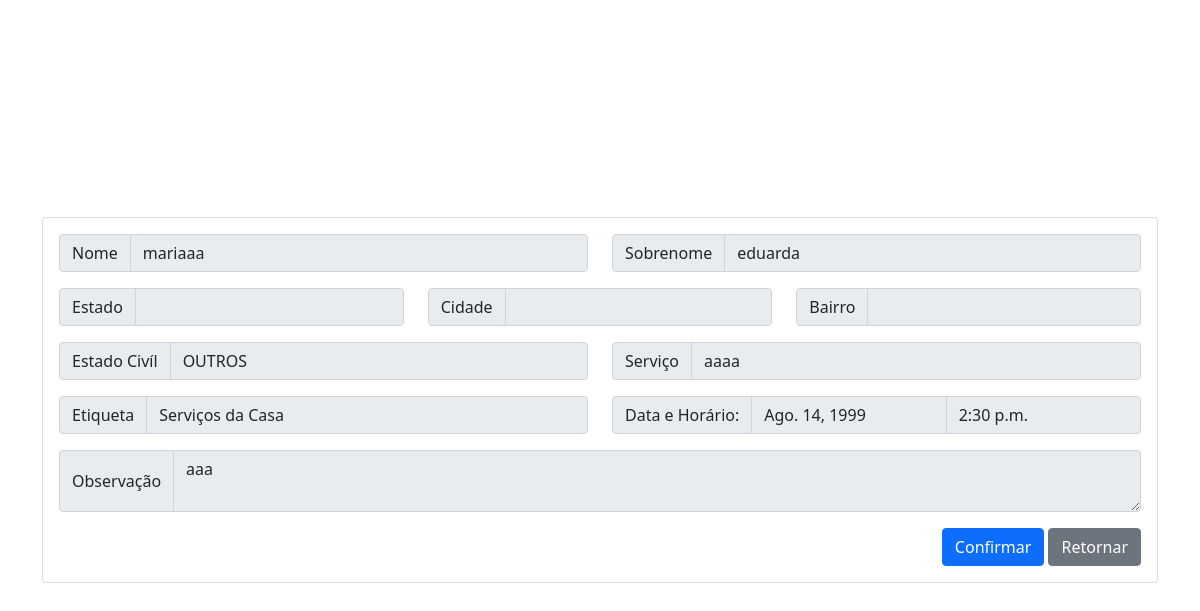
The app's page /servico/7, older data.
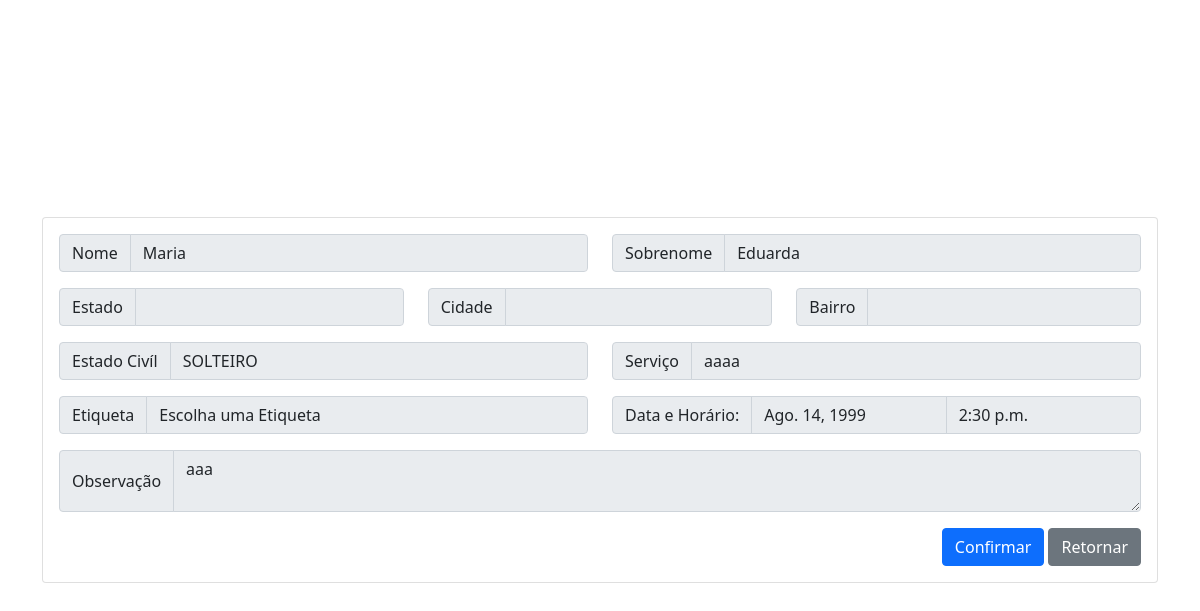
The same page, newer data.
### cadastro/models.py (models this page shows, shortened)
class Account(AbstractUser, PermissionsMixin):
    email = models.EmailField(verbose_name='email', max_length=60, unique=True)
    username = models.CharField(max_length=30)
    first_name = models.CharField(_('Nome'), max_length=150)
    last_name = models.CharField(_('Sobrenome'), max_length=150)
    estado = models.CharField(max_length=30, blank=True)
    cidade = models.CharField(max_length=50, blank=True)
    cep = models.CharField(verbose_name='CPF', max_length=10, blank=True)
    bairro = models.CharField(max_length=50, blank=True)
    rua = models.CharField(max_length=50, blank=True)
    numero_res = models.CharField(verbose_name='Número', max_length=6, blank=True)
    rg = models.CharField(verbose_name='RG',max_length=50, blank=True)
    cpf = models.CharField(verbose_name='CPF',max_length=50, blank=True)
    telefone = models.CharField(max_length=50, blank=True)
    estado_civil = models.CharField(max_length=10,
        choices=(
            ('', 'Estado Civíl'),
            ('CASADO', 'Casado(a)'),
            ('SOLTEIRO', 'Solteiro(a)'),
            ('DIVORCIADO', 'Divorciado(a)'),
            ('VIUVO', 'Viúvo(a)'),
            ('OUTROS', 'Outros')
        ), default=''
    )
    escolaridade = models.CharField(max_length=30, blank=True)
    sexo = models.CharField(max_length=10,
        choices=(
            ('', 'Sexo'),
            ('MASCULINO', 'Masculino'),
            ('FEMININO', 'Feminino')
        ), default=''
    )
    date_joined = models.DateTimeField(verbose_name='date joined', auto_now_add=True)
    last_login = models.DateTimeField(verbose_name='last login', auto_now=True)
    is_admin = models.BooleanField(default=False)
    is_active = models.BooleanField(default=True)
    is_staff = models.BooleanField(default=False)
    is_superuser = models.BooleanField(default=False)
    USERNAME_FIELD = 'email'
    REQUIRED_FIELDS = ['first_name', 'last_name']
    objects = MyAccountManager()

### servicos/models.py (models this page shows)
class ServicoSolicitado(models.Model):
    tags = (
        ('', 'Escolha uma Etiqueta'),
        ('1', 'Serviços da Casa'),
        ('2', 'Acompanhamento / Carona'),
        ('3', 'Compras'),
        ('4', 'Visita'),
        ('5', 'Diversos')
    )
    voluntario_id = models.ForeignKey(Voluntario, null=True, blank=True, on_delete=models.RESTRICT)
    idoso_id = models.ForeignKey(Idoso, on_delete=models.RESTRICT, blank=True)
    servsolicitado = models.CharField(verbose_name='Serviço', max_length=30)
    tagservico = models.CharField(verbose_name='Etiqueta', max_length=15, choices=tags, default='')
    data_compromisso = models.DateField(verbose_name='Data', null=False, blank=False)
    hora_compromisso = models.TimeField(verbose_name='Horário', null=False, blank=False)
    data_inicio = models.DateField(null=True, blank=True)
    data_fim = models.DateField(null=True, blank=True)
    hora_inicio = models.TimeField(null=True, blank=True)
    hora_fim = models.TimeField(null=True, blank=True)
    observacao = models.TextField(verbose_name='Observação', blank=True, null=False)
    confirmado = models.BooleanField(blank=True, null=True, default=False)

### voluntario_servicos/views.py (the view)
# urls.py: path('servico/<int:servico_id>', views.visualizar, name='visualizar')
def visualizar(request, servico_id):
    servico = get_object_or_404(ServicoSolicitado, pk=servico_id)
    idoso = Account.objects.filter(email=servico.idoso_id)[0]
    context = {
        'servico': servico,
        'user': idoso
    }
    if request.method == 'POST':
        voluntario = Voluntario.objects.get(pk=request.user.voluntario.id)
        servico.voluntario_id = voluntario
        servico.save(update_fields=['voluntario_id'])
        return redirect('index')
    return render(request, 'visualizar.html', context)

### cadastro/models.py (called while the page is built)
    def __str__(self):
        return self.idoso.email

### voluntario_servicos/templates/visualizar.html (shortened to what the changed rows need)
{% load static %}
<!DOCTYPE html>
<html lang="en">
<head>
    <link href="https://cdn.jsdelivr.net/npm/bootstrap@5.1.3/dist/css/bootstrap.min.css" rel="stylesheet">
</head>
<body>
    <div class="container">
            <div class="card">
                <div class="card-body">
                    <div class="row">
                        <div class="col-6">
                            <div class="input-group mb-3">
                                <span class="input-group-text" id="basic-addon1">Nome</span>
                                <input type="text" value="{{user.first_name}}" class="form-control" aria-describedby="basic-addon1" disabled>
                            </div>
                        </div>
                        <div class="col-6">
                            <div class="input-group mb-3">
                                <span class="input-group-text" id="basic-addon2">Sobrenome</span>
                                <input type="text" value="{{user.last_name}}" class="form-control" aria-describedby="basic-addon2" disabled>
                            </div>
                        </div>
                        <div class="col-6">
                            <div class="input-group mb-3">
                                <span class="input-group-text" id="basic-addon6">Estado Civíl</span>
                                <input type="text" value="{{user.estado_civil}}" class="form-control" aria-describedby="basic-addon6" disabled>
                            </div>
                        </div>
                        <div class="col-6">
                            <div class="input-group mb-3">
                                <span class="input-group-text" id="basic-addon7">Serviço</span>
                                <input type="text" value="{{servico.servsolicitado}}" class="form-control" aria-describedby="basic-addon7" disabled>
                            </div>
                        </div>
                        <div class="col-6">
                            <div class="input-group mb-3">
                                <span class="input-group-text" id="basic-addon8">Etiqueta</span>
                                <input type="text" value="{{servico.get_tagservico_display}}" class="form-control" aria-describedby="basic-addon8" disabled>
                            </div>
                        </div>
                        <div class="col-sm">
                            <div class="input-group">
                              <span class="input-group-text">Data e Horário:</span>
                              <input type="text" aria-label="Data" value="{{servico.data_compromisso|date:'DATE_FORMAT'}}" class="form-control" disabled>
                              <input type="text" aria-label="Horario" value="{{servico.hora_compromisso|time:'TIME_FORMAT'}}" class="form-control" disabled>
                            </div>
                        </div>
                        <div class="col-12">
                            <div class="input-group mb-3">
                                <span class="input-group-text">Observação</span>
                                <textarea class="form-control" aria-label="Descricao" disabled>{{servico.observacao}}</textarea>
                            </div>
                        </div>
                    </div>
                </div>
            </div>
        </div>
</body>
</html>

Row changes from the older to the newer data that the page shows:
changed Account: first_name "mariaaa" → "Maria"; last_name "eduarda" → "Eduarda"; estado_civil "OUTROS" → "SOLTEIRO"
changed ServicoSolicitado "aaaa": tagservico "Serviços da Casa" → "Escolha uma Etiqueta"
